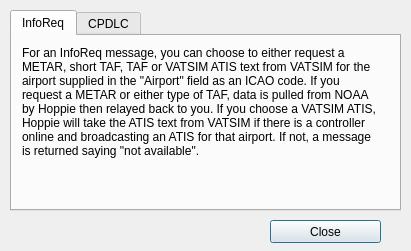
<?xml version="1.0" encoding="UTF-8"?>
<ui version="4.0">
 <class>Dialog</class>
 <widget class="QDialog" name="Dialog">
  <property name="windowModality">
   <enum>Qt::ApplicationModal</enum>
  </property>
  <property name="geometry">
   <rect>
    <x>0</x>
    <y>0</y>
    <width>411</width>
    <height>251</height>
   </rect>
  </property>
  <property name="minimumSize">
   <size>
    <width>411</width>
    <height>251</height>
   </size>
  </property>
  <property name="maximumSize">
   <size>
    <width>411</width>
    <height>251</height>
   </size>
  </property>
  <property name="windowTitle">
   <string>Help</string>
  </property>
  <property name="modal">
   <bool>true</bool>
  </property>
  <widget class="QTabWidget" name="tabWidget">
   <property name="geometry">
    <rect>
     <x>10</x>
     <y>10</y>
     <width>391</width>
     <height>201</height>
    </rect>
   </property>
   <property name="currentIndex">
    <number>0</number>
   </property>
   <widget class="QWidget" name="tab">
    <attribute name="title">
     <string>InfoReq</string>
    </attribute>
    <widget class="QLabel" name="label">
     <property name="geometry">
      <rect>
       <x>10</x>
       <y>10</y>
       <width>361</width>
       <height>121</height>
      </rect>
     </property>
     <property name="text">
      <string>For an InfoReq message, you can choose to either request a METAR, short TAF, TAF or VATSIM ATIS text from VATSIM for the airport supplied in the &quot;Airport&quot; field as an ICAO code. If you request a METAR or either type of TAF, data is pulled from NOAA by Hoppie then relayed back to you. If you choose a VATSIM ATIS, Hoppie will take the ATIS text from VATSIM if there is a controller online and broadcasting an ATIS for that airport. If not, a message is returned saying &quot;not available&quot;.</string>
     </property>
     <property name="alignment">
      <set>Qt::AlignLeading|Qt::AlignLeft|Qt::AlignTop</set>
     </property>
     <property name="wordWrap">
      <bool>true</bool>
     </property>
    </widget>
   </widget>
   <widget class="QWidget" name="tab_2">
    <attribute name="title">
     <string>CPDLC</string>
    </attribute>
    <widget class="QLabel" name="label_2">
     <property name="geometry">
      <rect>
       <x>10</x>
       <y>10</y>
       <width>361</width>
       <height>161</height>
      </rect>
     </property>
     <property name="text">
      <string>When sending a CPDLC message, you need to specify what response is expected from the other party.
&quot;Yes&quot; and &quot;No&quot; are the only ones specified by an airplane, which are used to specify if they require a response from ATC. The rest are usually used by ATC to specify what response they require from the airplane. This response should be placed in the message box.
If you check the &quot;response&quot; box, you will be asked for the message ID that you are responding to. This can be found in the message content, using the plan below:

/data2/{message ID of this message}/{message ID which this is responding to (can be ommitted)}/{response type required}/{message content}</string>
     </property>
     <property name="alignment">
      <set>Qt::AlignLeading|Qt::AlignLeft|Qt::AlignTop</set>
     </property>
     <property name="wordWrap">
      <bool>true</bool>
     </property>
    </widget>
   </widget>
  </widget>
  <widget class="QPushButton" name="pushButton">
   <property name="geometry">
    <rect>
     <x>270</x>
     <y>220</y>
     <width>111</width>
     <height>23</height>
    </rect>
   </property>
   <property name="text">
    <string>Close</string>
   </property>
  </widget>
 </widget>
 <resources/>
 <connections/>
</ui>
